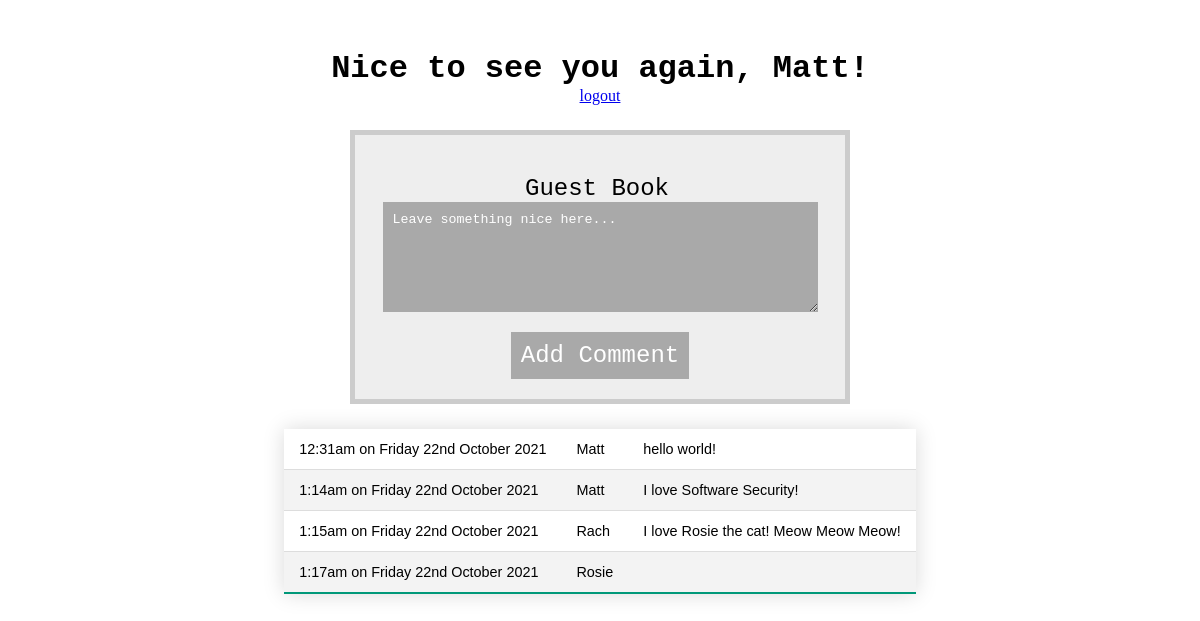
The app's page /landing.php (signed in) with its own data.
### tables this page shows
CREATE TABLE `guestbook` (
  `id` int(10) UNSIGNED NOT NULL,
  `timestamp` datetime NOT NULL DEFAULT current_timestamp(),
  `username` varchar(255) NOT NULL,
  `comment` varchar(255) NOT NULL
);

### landing.php (the view, shortened to what this page needs)
<?php
	if (!isset($_SESSION['user_name'])) {
		echo '<center><img src = "oh_no.png"><br>You are not logged in!</center>';
	} else {
		echo "<h1>Nice to see you again, " . ucfirst($_SESSION['user_name']) . "!</h1>";
		echo "<a href='logout.php'>logout</a>"
 ?>
		<!DOCTYPE html>
		<html>
			<head>
				<link rel="stylesheet" href="style.css">
			</head>
			<body>
				<form method="post" action="" name="guestbook">
					<div class="form-element">
						<label>Guest Book</label>
						<textarea name="comment" id="guestbook" rows="6" cols="50">Leave something nice here...</textarea>
					</div>
					<button type="submit" name="add_comment" value="add_comment">Add Comment</button>
				</form>
			</body>
		</html>
<?PHP
	$conn = new mysqli("localhost", "root", "", "softwaresecurity");
	$query = "SELECT * FROM guestbook";
	$result = $conn->query($query);
	echo "<center><table class='styled-table'>";
		while($row = $result->fetch_assoc()){
			echo "<tr><td>" . date_format(new DateTime($row['timestamp']), 'g:ia \o\n l jS F Y') . "</td><td>"
			. ucfirst($row['username']) . "</td><td>" . $row['comment'] ."</td></tr>";
		}
		echo "</table></center>";
	}
?>

### style.css (style rules this page uses)
* { padding: 0; margin: 0; box-sizing: border-box; }
body { margin: 50px auto; text-align: center; width: 800px; }
h1 { font-family: 'Courier New', monospace; font-size: 2rem; }
label { width: 150px; display: inline-block; text-align: left; font-size: 1.5rem; font-family: 'Courier New', monospace; }
form { margin: 25px auto; padding: 20px; border: 5px solid #ccc; width: 500px; background: #eee; }
div.form-element { margin: 20px 0; }
textarea { padding: 10px; font-family: 'Courier New', monospace; background: darkgray; color: white; border: none; }
button { padding: 10px; font-size: 1.5rem; font-family: 'Courier New', monospace; font-weight: 100; background: darkgray; color: white; border: none; }
.styled-table { border-collapse: collapse; margin: 25px 0; font-size: 0.9em; font-family: sans-serif; min-width: 400px; box-shadow: 0 0 20px rgba(0, 0, 0, 0.15); }
.styled-table th, .styled-table td { padding: 12px 15px; }
.styled-table tbody tr { border-bottom: 1px solid #dddddd; }
.styled-table tbody tr:nth-of-type(even) { background-color: #f3f3f3; }
.styled-table tbody tr:last-of-type { border-bottom: 2px solid #009879; }

### records on screen
guestbook: timestamp "12:31am on Friday 22nd October 2021", username "Matt", comment "hello world!"
guestbook: timestamp "1:14am on Friday 22nd October 2021", username "Matt", comment "I love Software Security!"
guestbook: timestamp "1:15am on Friday 22nd October 2021", username "Rach", comment "I love Rosie the cat! Meow Meow Meow!"
guestbook: timestamp "1:17am on Friday 22nd October 2021", username "Rosie"

### other values on screen
$_SESSION['user_name'] "Matt"
